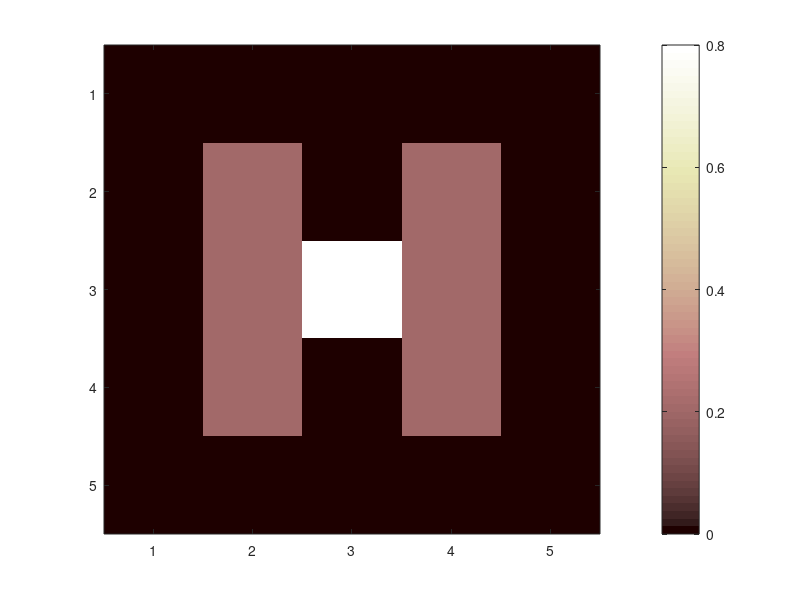
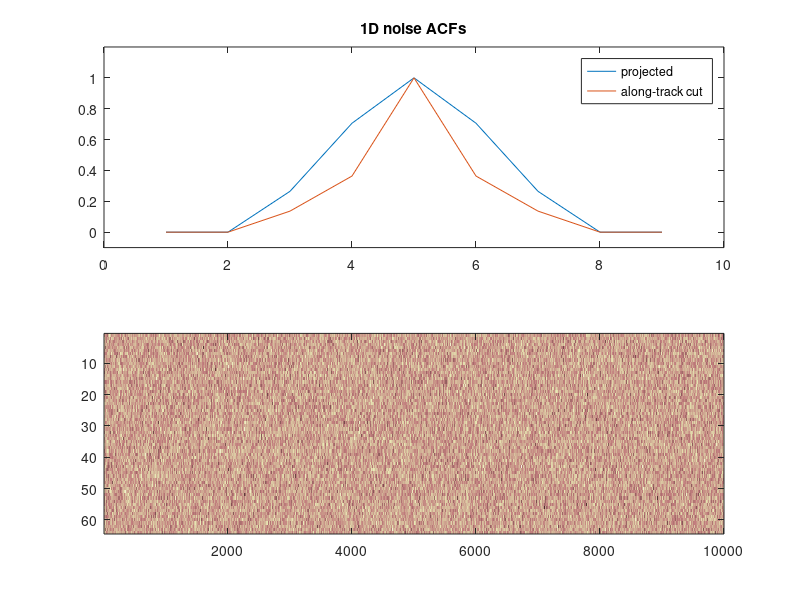

The MATLAB script that drew these images, in order: (Note: this script raises an error after producing the figures.)
% initialise the kernel and predict resulting acfs (projected and cut)
k2 = zeros(3,3)
k2(2,2) = 0.8;
k2(3,2) = 0;
k2(1,2) = 0;
k2(:,1) = 0.2;
k2(:,3) = 0.2;
k = zeros(5,5);
k(2:4,2:4) = k2;

% plot the averaging kernel
figure;
imagesc(k);
colormap('pink')
colorbar()
%caxis([0 1])

% since kernel is symmetric, the expected acf is the 2d convolution of the kernel with itself
acf_2d = conv2(k,k,'full');
acf_2d = acf_2d./max(acf_2d(:))


% now, calculate both the projected acf (vertical sum): acf_proj
% and the cut through the middle layer of the 2d ACF: acf_x
acf_proj = sum(acf_2d);
acf_proj = acf_proj./max(acf_proj);
acf_x = acf_2d(5,:);
acf_x = acf_x./max(acf_x);


figure;
imagesc(acf_2d);
colormap('pink')
%colorbar()
%caxis([0 1])

ax1 = subplot(2,1,1)
plot(acf_proj);hold on
plot(acf_x);hold on
title('1D noise ACFs')
legend('projected','along-track cut')
ylim([-0.1,1.2])
ax2 = subplot(2,1,2)
imagesc(acf_2d)
colorbar()
xlabel('along-track')
ylabel('range')
title('2D noise ACF')
linkaxes([ax1,ax2],'x')


%% image parameters
m = 1;
b = 0;

x=1:64;
x = x-mean(x);
y = m*x+b;

%% build noisy "image" of those functions
n=10000;
y_im = repmat(y,n,1)';
y_im_true = y_im; 
imagesc(y_im_true)
colorbar()

%% random noise
noise_im = randn(size(y_im));
imagesc(noise_im)
colormap('pink')

%% convolute noise with kernel of acf
noise_im = conv2(noise_im,k,'same');
imagesc(noise_im);
colormap('pink')

%% check 2d acf of resulting noise aginst prediction
acf_test = xcorr2_fft(noise_im); % fft optimized but no standard function
%acf_test = xcorr2(noise_im); %slow
acf_test = acf_test./max(acf_test(:));

figure;
subplot(1,2,1)
imagesc(acf_2d)
colorbar()
caxis([0,1])

c = (size(acf_test)-1)/2+1;

subplot(1,2,2)
imagesc(acf_test(c(1)-4:c(1)+4,c(2)-4:c(2)+4))
colorbar()
%caxis([0,1])
colormap('pink')

%% add correlated noise to image
y_im = y_im + noise_im;
imagesc(y_im);
colorbar()
colormap('pink')

%% make linear fit on all columns independently and evaluate misfit
b_est = zeros(1,n);
m_est = zeros(1,n);
misfit = zeros(1,n);
integrated_noise = zeros(1,n);

for i=1:n
    P = polyfit(x,y_im(:,i),1);
    m_est(i) = P(1);
    b_est(i) = P(2);
    
    residual = (y_im(:,i)' - (P(1)*x+P(2))).^2;
    %integrated_noise(i) = sum((residual));
end

% plot autocorrelation of m_est
[m_acf,lags] = autocorr(m_est);
[b_acf,lags] = autocorr(b_est);
%[noise_acf,lags] = autocorr(integrated_noise);
[noise_along_track_acf,lags] = autocorr(y_im(30,:));
[summed_noise_along_track_acf,lags] = autocorr(sum(noise_im));


figure;
plot(1:10,m_acf(1:10));hold on
plot(1:10,b_acf(1:10));hold on
plot(1:10,noise_along_track_acf(1:10));hold on
plot(1:10,summed_noise_along_track_acf(1:10));hold on
plot(acf_x(5:end),'b.');hold on
plot(acf_proj(5:end),'bo');hold on


legend('ACF of m','ACF of b','ACF of image noise in along-track','ACF of summed column noise in along-track','along-track ACF','projected ACF')

% %% ############### second part with multi-column fit to y_im #####################
% 
% 
% % we have y = m*x+b;
% % and we want to solve A*params = y in a least squares sense. That means
% % the column-wise design matrix A is given by:
% A = [x;ones(size(x))]'
% % because then multiplication with params column-vector = (m b)' results in
% % the y= m * x + b;
% 
% % Now, acf_2d has a length of 5, so let's choose 5 columns at once (natural choice)
% cov = acf_2d(3:end-2,3:end-2)
% 
% A5 = repmat(A,5,1);
% 
% %% however, we want to solve this with a given correlation matrix (covariance is divided out, doesn't affect the mutal weighting)
% nn = size(y_im,1);
% e = ones(nn,1);
% e0 = zeros(nn,1);
% % build sparse sub-matrices for the problem
% S0 = spdiags(e0,0,nn,nn);
% S1 = spdiags(e*cov(:,3)',-2:2,nn,nn);
% S2 = spdiags(e*cov(:,4)',-2:2,nn,nn);
% S3 = spdiags(e*cov(:,5)',-2:2,nn,nn);
% 
% %display full matrix
% %full(S3)
% 
% % compose correlation matrix R for all elements in y5 saved as a sparse
% % matrix
% R5 = [S1 S2 S3 S0 S0;
%      S2 S1 S2 S3 S0;
%      S3 S2 S1 S2 S3;
%      S0 S3 S2 S1 S2;
%      S0 S0 S3 S2 S1];
% 
% 
% %% now compute the column-spanning estimates along the n columns
% 
% b5_est = zeros(1,n-5);
% m5_est = zeros(1,n-5);
% 
% for i=1:n-5
%     y5 = y_im(:,i+1:i+5);
%     y5 = y5(:);
% 
%     % lscov(A,y) solves A*params = y:
%     params5 = lscov(A5,y5,R);
% 
%     m5_est(i) = params5(1);
%     b5_est(i) = params5(2);
% end
% 
% % plot autocorrelation of m_est
% [m5_acf,lags] = autocorr(m5_est);
% [b5_acf,lags] = autocorr(b5_est);
% %%
% figure;
% plot(1:10,m5_acf(1:10));hold on
% plot(1:10,b5_acf(1:10));hold on
% plot(acf_x(5:end),'b.');hold on
% plot(acf_proj(5:end),'bo');hold on
% 
% legend('m acf','b acf','cut acf','proj acf')
